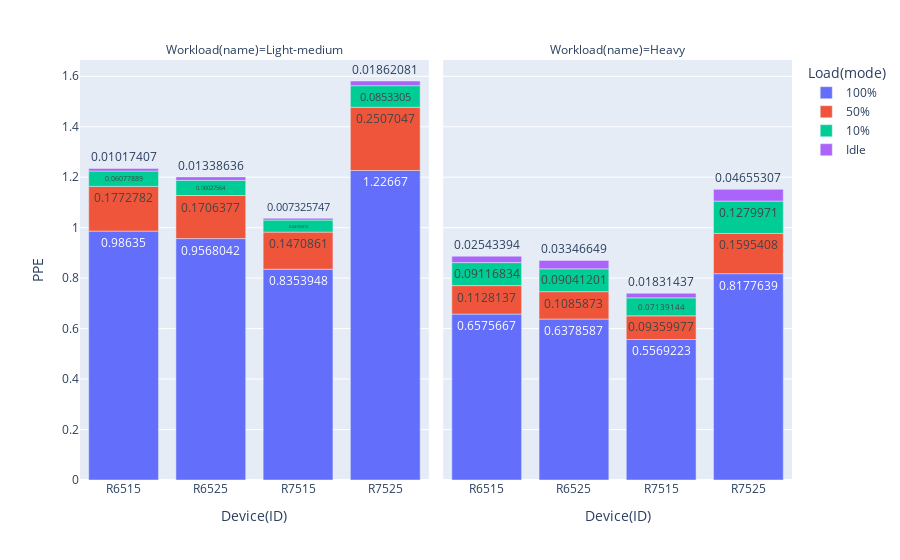

Notebook code cell kept with this figure:
### Markdown cell above
## Workload distribution per device

### Code cell
import plotly.express as px

fig = px.bar(spec, x="Device(ID)", y="PPE", color="Load(mode)", text_auto=True, facet_col="Workload(name)")
#fig.update_traces(textinfo="label+percent root")
fig.show()

### Figure 1 — Plotly figure (JSON) as saved in the notebook; plotly's stock layout.template omitted (floating-point values rounded to 4 significant figures)
{"data": [{"alignmentgroup": "True", "hovertemplate": "Load(mode)=100%<br>Workload(name)=Light-medium<br>Device(ID)=%{x}<br>PPE=%{y}<extra></extra>", "legendgroup": "100%", "marker": {"color": "#636efa", "pattern": {"shape": ""}}, "name": "100%", "offsetgroup": "100%", "orientation": "v", "showlegend": true, "textposition": "auto", "texttemplate": "%{y}", "type": "bar", "x": ["R6515", "R6525", "R7515", "R7525"], "xaxis": "x", "y": [0.9864, 0.9568, 0.8354, 1.227], "yaxis": "y"}, {"alignmentgroup": "True", "hovertemplate": "Load(mode)=100%<br>Workload(name)=Heavy<br>Device(ID)=%{x}<br>PPE=%{y}<extra></extra>", "legendgroup": "100%", "marker": {"color": "#636efa", "pattern": {"shape": ""}}, "name": "100%", "offsetgroup": "100%", "orientation": "v", "showlegend": false, "textposition": "auto", "texttemplate": "%{y}", "type": "bar", "x": ["R6515", "R6525", "R7515", "R7525"], "xaxis": "x2", "y": [0.6576, 0.6379, 0.5569, 0.8178], "yaxis": "y2"}, {"alignmentgroup": "True", "hovertemplate": "Load(mode)=50%<br>Workload(name)=Light-medium<br>Device(ID)=%{x}<br>PPE=%{y}<extra></extra>", "legendgroup": "50%", "marker": {"color": "#EF553B", "pattern": {"shape": ""}}, "name": "50%", "offsetgroup": "50%", "orientation": "v", "showlegend": true, "textposition": "auto", "texttemplate": "%{y}", "type": "bar", "x": ["R6515", "R6525", "R7515", "R7525"], "xaxis": "x", "y": [0.1773, 0.1706, 0.1471, 0.2507], "yaxis": "y"}, {"alignmentgroup": "True", "hovertemplate": "Load(mode)=50%<br>Workload(name)=Heavy<br>Device(ID)=%{x}<br>PPE=%{y}<extra></extra>", "legendgroup": "50%", "marker": {"color": "#EF553B", "pattern": {"shape": ""}}, "name": "50%", "offsetgroup": "50%", "orientation": "v", "showlegend": false, "textposition": "auto", "texttemplate": "%{y}", "type": "bar", "x": ["R6515", "R6525", "R7515", "R7525"], "xaxis": "x2", "y": [0.1128, 0.1086, 0.0936, 0.1595], "yaxis": "y2"}, {"alignmentgroup": "True", "hovertemplate": "Load(mode)=10%<br>Workload(name)=Light-medium<br>Device(ID)=%{x}<br>PPE=%{y}<extra></extra>", "legendgroup": "10%", "marker": {"color": "#00cc96", "pattern": {"shape": ""}}, "name": "10%", "offsetgroup": "10%", "orientation": "v", "showlegend": true, "textposition": "auto", "texttemplate": "%{y}", "type": "bar", "x": ["R6515", "R6525", "R7515", "R7525"], "xaxis": "x", "y": [0.06078, 0.06028, 0.04759, 0.08533], "yaxis": "y"}, {"alignmentgroup": "True", "hovertemplate": "Load(mode)=10%<br>Workload(name)=Heavy<br>Device(ID)=%{x}<br>PPE=%{y}<extra></extra>", "legendgroup": "10%", "marker": {"color": "#00cc96", "pattern": {"shape": ""}}, "name": "10%", "offsetgroup": "10%", "orientation": "v", "showlegend": false, "textposition": "auto", "texttemplate": "%{y}", "type": "bar", "x": ["R6515", "R6525", "R7515", "R7525"], "xaxis": "x2", "y": [0.09117, 0.09041, 0.07139, 0.128], "yaxis": "y2"}, {"alignmentgroup": "True", "hovertemplate": "Load(mode)=Idle<br>Workload(name)=Light-medium<br>Device(ID)=%{x}<br>PPE=%{y}<extra></extra>", "legendgroup": "Idle", "marker": {"color": "#ab63fa", "pattern": {"shape": ""}}, "name": "Idle", "offsetgroup": "Idle", "orientation": "v", "showlegend": true, "textposition": "auto", "texttemplate": "%{y}", "type": "bar", "x": ["R6515", "R6525", "R7515", "R7525"], "xaxis": "x", "y": [0.01017, 0.01339, 0.007326, 0.01862], "yaxis": "y"}, {"alignmentgroup": "True", "hovertemplate": "Load(mode)=Idle<br>Workload(name)=Heavy<br>Device(ID)=%{x}<br>PPE=%{y}<extra></extra>", "legendgroup": "Idle", "marker": {"color": "#ab63fa", "pattern": {"shape": ""}}, "name": "Idle", "offsetgroup": "Idle", "orientation": "v", "showlegend": false, "textposition": "auto", "texttemplate": "%{y}", "type": "bar", "x": ["R6515", "R6525", "R7515", "R7525"], "xaxis": "x2", "y": [0.02543, 0.03347, 0.01831, 0.04655], "yaxis": "y2"}], "layout": {"annotations": [{"font": {}, "showarrow": false, "text": "Workload(name)=Light-medium", "x": 0.245, "xanchor": "center", "xref": "paper", "y": 1, "yanchor": "bottom", "yref": "paper"}, {"font": {}, "showarrow": false, "text": "Workload(name)=Heavy", "x": 0.755, "xanchor": "center", "xref": "paper", "y": 1, "yanchor": "bottom", "yref": "paper"}], "barmode": "relative", "legend": {"title": {"text": "Load(mode)"}, "tracegroupgap": 0}, "margin": {"t": 60}, "xaxis": {"anchor": "y", "domain": [0, 0.49], "title": {"text": "Device(ID)"}}, "xaxis2": {"anchor": "y2", "domain": [0.51, 1], "matches": "x", "title": {"text": "Device(ID)"}}, "yaxis": {"anchor": "x", "domain": [0, 1], "title": {"text": "PPE"}}, "yaxis2": {"anchor": "x2", "domain": [0, 1], "matches": "y", "showticklabels": false}}}
